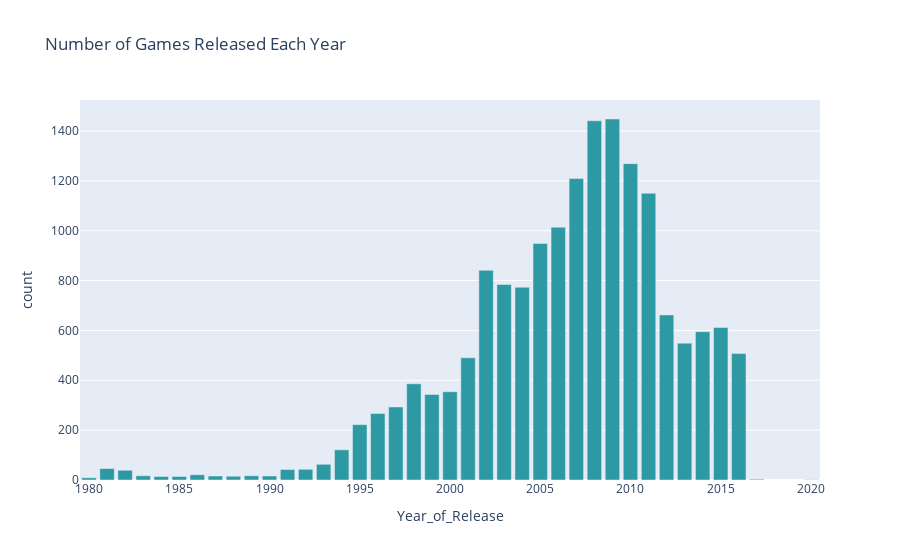

The notebook cell saved with this chart:
### Code cell
px.bar(df2, x="Year_of_Release",y="count", color_discrete_sequence=["#2c99a3"], title="Number of Games Released Each Year")

### Figure 1 — Plotly figure (JSON) as saved in the notebook; plotly's stock layout.template omitted (floating-point values rounded to 4 significant figures)
{"data": [{"hovertemplate": "Year_of_Release=%{x}<br>count=%{y}<extra></extra>", "legendgroup": "", "marker": {"color": "#2c99a3", "pattern": {"shape": ""}}, "name": "", "orientation": "v", "showlegend": false, "textposition": "auto", "type": "bar", "x": [1980.0, 1981.0, 1982.0, 1983.0, 1984.0, 1985.0, 1986.0, 1987.0, 1988.0, 1989.0, 1990.0, 1991.0, 1992.0, 1993.0, 1994.0, 1995.0, 1996.0, 1997.0, 1998.0, 1999.0, 2000.0, 2001.0, 2002.0, 2003.0, 2004.0, 2005.0, 2006.0, 2007.0, 2008.0, 2009.0, 2010.0, 2011.0, 2012.0, 2013.0, 2014.0, 2015.0, 2016.0, 2017.0, 2020.0], "xaxis": "x", "y": [9, 46, 39, 17, 14, 14, 21, 16, 15, 17, 16, 42, 43, 63, 121, 222, 267, 293, 386, 343, 354, 490, 841, 784, 773, 949, 1014, 1209, 1441, 1448, 1269, 1150, 662, 549, 595, 612, 507, 3, 1], "yaxis": "y"}], "layout": {"barmode": "relative", "legend": {"tracegroupgap": 0}, "title": {"text": "Number of Games Released Each Year"}, "xaxis": {"anchor": "y", "domain": [0, 1], "title": {"text": "Year_of_Release"}}, "yaxis": {"anchor": "x", "domain": [0, 1], "title": {"text": "count"}}}}
